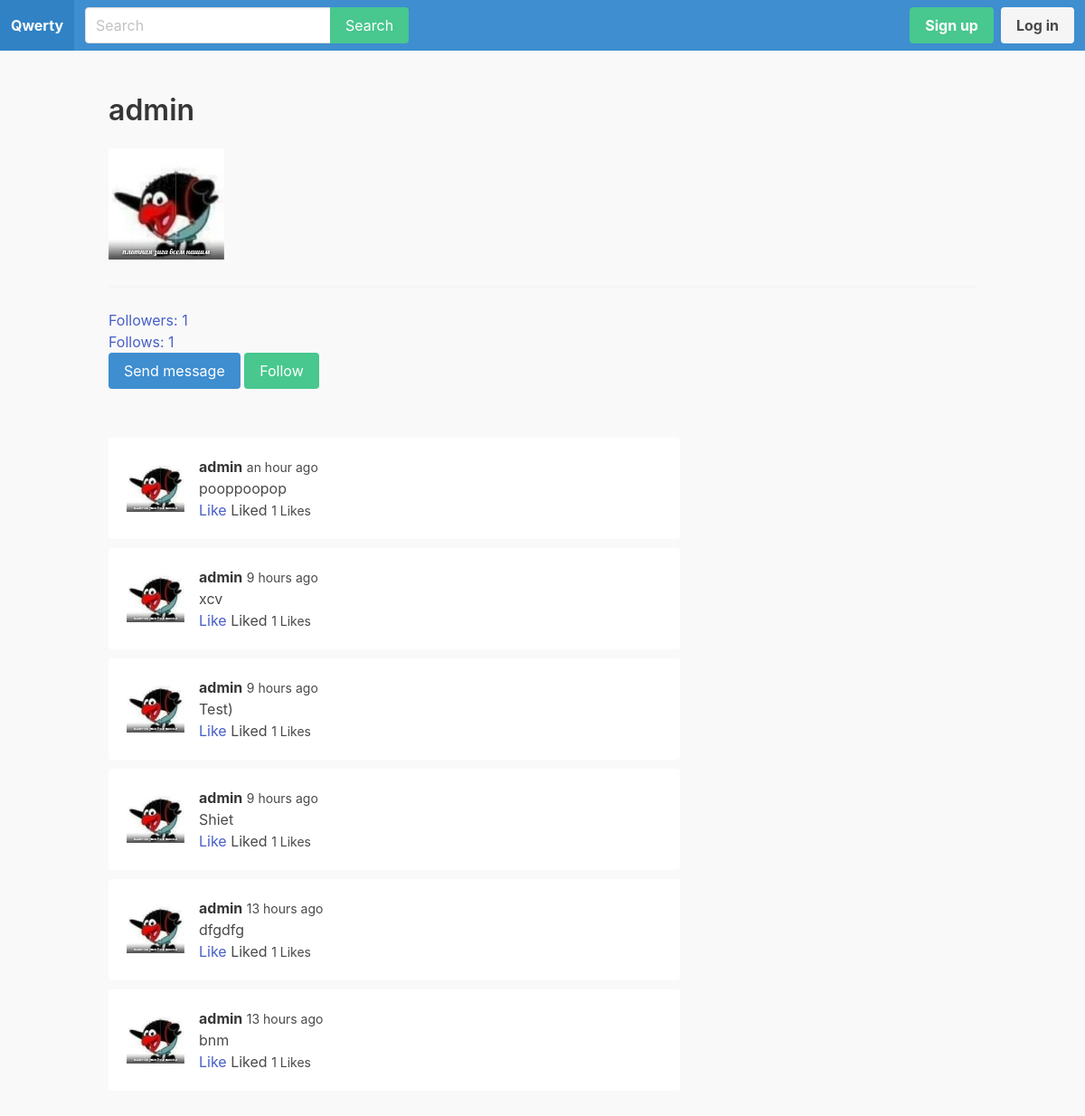
The page /u/admin/ on the database its author committed.
### apps/qwertyprofile/models.py (models this page shows)
class QwertyProfile(models.Model):
    user = models.OneToOneField(User, on_delete=models.CASCADE)
    follows = models.ManyToManyField('self', related_name='followed_by', symmetrical=False)
    avatar = models.ImageField(upload_to='uploads/', blank=True, null=True)

### apps/feed/models.py (models this page shows)
class Qwert(models.Model):
    body = models.CharField(max_length=255)
    created_by = models.ForeignKey(User, related_name='qwerts', on_delete=models.CASCADE)
    created_at = models.DateTimeField(auto_now_add=True)
    class Meta:
        ordering = ('-created_at',)

### apps/qwertyprofile/views.py (the view)
# urls.py: path('u/<str:username>/', qwerterprofile, name="qwerterprofile"),
def qwerterprofile(request, username):
    user = get_object_or_404(User, username=username)
    qwerts = user.qwerts.all()
    for qwert in qwerts:
        likes = qwert.likes.filter(created_by_id=request.user.id)
        if likes.count() > 0:
            qwert.liked = True
        else:
            qwert.liked = False
    context = {
        'user': user,
        'qwerts': qwerts,
    }
    return render(request, 'qwertyprofile/qwerterprofile.html', context)

### apps/notifications/context_processors.py (called while the page is built)
def notifications(request):
    if request.user.is_authenticated:
        return {'notifications': request.user.notifications.filter(is_read=False)}
    else:
        return {'notifications': []}

### apps/qwertyprofile/templates/qwertyprofile/qwerterprofile.html (shortened to what this page needs)
{% extends 'core/base.html' %}
{% load humanize %}
{% block content %}
    <div class="container" id="qwerterprofileapp">
        <div class="columns">
            <div class="column is-12">
                <h1 class="title">{{ user.username }}</h1>
                {% if user.qwertyprofile.avatar %}
                    <figure class="image is-128x128">
                        <img src="{{ user.qwertyprofile.avatar.url }}">
                    </figure>
                {% endif %}
                <hr>
                <p><a href="{% url 'followers' user.username %}">Followers: {{ user.qwerterprofile.followed_by.count }}</a></p>
                <p><a href="{% url 'follows' user.username %}">Follows: {{ user.qwerterprofile.follows.count }}</a></p>
                {% if user != request.user %}
                    <a href="{% url 'conversation' user.id %}" class="button is-info">Send message</a>
                    {% if request.user.qwerterprofile in user.qwerterprofile.followed_by.all %}
                        <a href="{% url 'unfollow_qwerter' user.username%}" class="button is-danger">UnFollow</a>
                    {% else %}
                        <a href="{% url 'follow_qwerter' user.username%}" class="button is-success">Follow</a>
                    {% endif %}
                {% endif %}
            </div>
        </div>
        <div class="columns">
            <div class="column is-8">
                <div class="wrapper-qwerts">
                    {% for qwert in qwerts  %}
                        <div class="qwert">
                            <article class="media">
                                <figure class="media-left">
                                    <p class="image is-64x64">
                                        {% if user.qwertyprofile.avatar %}
                                            <img src="{{ user.qwertyprofile.avatar.url }}">
                                        {% endif %}
                                    </p>
                                </figure>
                                <div class="media-content">
                                    <div class="content">
                                        <p>
                                            <strong>{{ qwert.created_by.username }}</strong>
                                            <small>{{ qwert.created_at | naturaltime }}</small>
                                            <br>
                                            {{ qwert.body }}
                                            <br>
                                            <a @click="likeQwert({{ qwert.id }})" v-if="!liked_qwerts.includes({{ qwert.id }})">Like</a>
                                            <span v-if="liked_qwerts.includes({{ qwert.id }})">Liked</span>
                                            <small id="likes-{{ qwert.id }}">{{ qwert.likes.count }} Likes </small>
                                        </p>
                                    </div>
                                </div>
                            </article>
                        </div>
                    {% endfor %}
                </div>
            </div>
        </div>
    </div>
{% endblock %}

### apps/core/templates/core/base.html (shortened to what this page needs)
<!DOCTYPE html>
{% load static %}
<html lang="en">
<head>
    <link rel="stylesheet" href="https://cdn.jsdelivr.net/npm/bulma@0.9.0/css/bulma.min.css">
    <link rel="stylesheet" href="{% static 'css/styles.css' %}">
</head>
<body>
        <nav class="navbar is-info" role="navigation">
            <div class="navbar-brand">
                <a href="/" class="navbar-item"><strong>Qwerty</strong></a>
            </div>
              <div class="navbar-menu">
                  <div class="navbar-start">
                      <div class="navbar-item">
                          <form method="get" action="{% url 'search' %}">
                              <div class="field has-addons">
                                  <div class="control">
                                      <input type="text" class="input" placeholder="Search" name="query">
                                  </div>
                                  <div class="control">
                                      <button class="button is-success">Search</button>
                                  </div>
                              </div>
                          </form>
                      </div>
                  </div>
                  <div class="navbar-end">
                      <div class="navbar-item">
                          <div class="buttons">
                              {% if request.user.is_authenticated %}
                                <a href="{% url 'logout' %}" class="button is-danger">Log out</a>
                              {% else %}
                                <a href="{% url 'signup' %}" class="button is-success"><strong>Sign up</strong> </a>
                                <a href="{% url 'login' %}" class="button is-light"><strong>Log in</strong> </a>
                              {% endif %}
                          </div>
                      </div>
                  </div>
              </div>
        </nav>
        <section class="section">
            {% block content %}
            {% endblock %}
        </section>
</body>
</html>

### static/css/styles.css (style rules this page uses)
body { background: #f9f9f9; }
.wrapper-qwerts { margin-top: 30px; }
.wrapper-qwerts .qwert, .notifications-wrapper .media { margin-bottom: 10px; padding: 20px; border-radius: 4px; background: #fff; }

### rows shown on the page
Qwert: qwertyprofile.avatar (picture), created_by.username "admin", created_at "an hour ago", body "pooppoopop", likes.count "1"
Qwert: qwertyprofile.avatar (picture), created_by.username "admin", created_at "9 hours ago", body "xcv", likes.count "1"
Qwert: qwertyprofile.avatar (picture), created_by.username "admin", created_at "9 hours ago", body "Test)", likes.count "1"
Qwert: qwertyprofile.avatar (picture), created_by.username "admin", created_at "9 hours ago", body "Shiet", likes.count "1"
Qwert: qwertyprofile.avatar (picture), created_by.username "admin", created_at "13 hours ago", body "dfgdfg", likes.count "1"
Qwert: qwertyprofile.avatar (picture), created_by.username "admin", created_at "13 hours ago", body "bnm", likes.count "1"

### other values the page prints
{{ user.username }} "admin"
{{ user.qwerterprofile.followed_by.count }} "1"
{{ user.qwerterprofile.follows.count }} "1"
